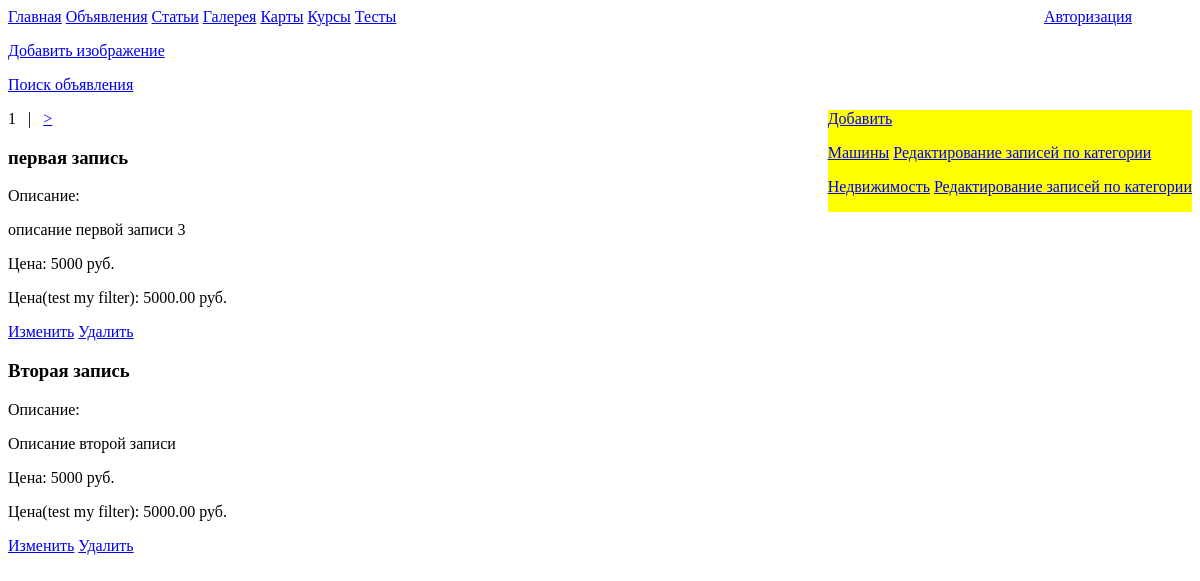
/, run on an earlier commit of the app's database.
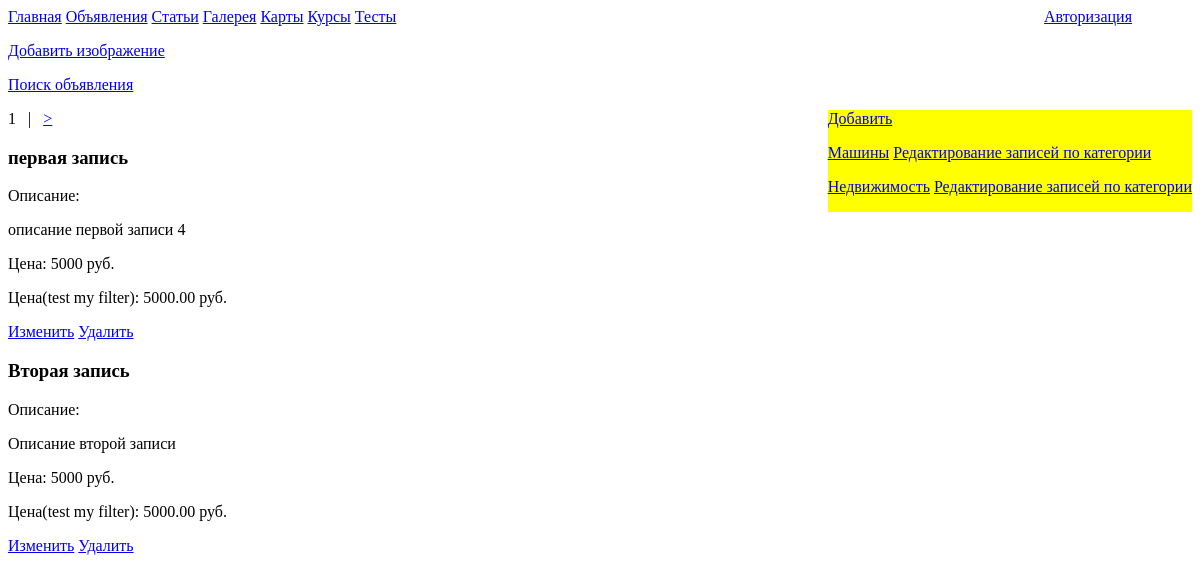
And on a later commit of the database.
### MySyte/apps/bboard/models.py (models this page shows, shortened)
class Bboard(models.Model):
	title = models.CharField('Заголовок', max_length=150)
	coast = models.FloatField('Цена')
	description = models.TextField('Описание')
	categories = models.ForeignKey(Bboard_categories, on_delete=models.CASCADE, null=True)
	class Meta:
		verbose_name = 'Объявление'
		verbose_name_plural = 'Объявления'

### MySyte/apps/bboard/views.py (the view)
# urls.py: path('', views.index, name='index'),
def index(request):
	bboard_writes = Bboard.objects.all()
	categories = Bboard_categories.objects.all()
	paginator = Paginator(bboard_writes, 2)
	if 'page' in request.GET:
		page_num = request.GET['page']
	else:
		page_num = 1
	page = paginator.get_page(page_num)
	return render(request, 'bboard/bboard.html', {'bboard_writes': page.object_list,
		'categories': categories, 'page': page})

### MySyte/apps/bboard/models.py (called while the page is built)
	def __str__(self):
		return self.categories

### MySyte/apps/bboard/templatetags/filtersandtags.py (called while the page is built)
def currency(value, name='руб.'):
	return '%1.2f %s' % (value, name)

### MySyte/templates/bboard/bboard.html (shortened to what this page needs)
{% extends 'base.html' %}
{% load static %}
{% load filtersandtags %}
{% block body %}
	<p>
		<a href="{% url 'bboard:add_img' %}">Добавить изображение</a>
	</p>
	<p>
		<a href="{% url 'bboard:searh' %}">Поиск объявления</a>
	</p>
	<div class="BlogMenuBlock" style="float: right; background-color: yellow;">
    	<a href="{% url 'bboard:add' %}">Добавить</a>
	    {% if categories %}
	        {% for categori in categories %}
	            <p><a href="{% url 'bboard:sorting' categori.id %}">{{categori}}</a>
	            	<a href="{% url 'bboard:bboard_and_categories' categori.id %}">Редактирование записей по категории</a>
	        {% endfor %}
	    {% endif %}
	</div>
	<p><div>
		{{page.number}}
		{% if page.has_next %}
			&nbsp;&nbsp;|&nbsp;&nbsp;
			<a href="?page={{page.next_page_number}}">&gt;</a>
		{% endif %}
	</div>
	{% if bboard_writes %}
		{% for bboard_write in bboard_writes %}
			<h3>{{bboard_write.title}}</h3>
			<p>Описание:</p>
			<p>{{bboard_write.description|slice:"80"}}</p>
			<p>Цена: {{bboard_write.coast|floatformat:-2}} руб.</p>
			<p>Цена(test my filter): {{bboard_write.coast|cur}}</p>
			<a href="{% url 'bboard:update' bboard_write.pk %}">Изменить</a>
			<a href="{% url 'bboard:delete' bboard_write.pk %}">Удалить</a>
		{% endfor %}
	{% endif %}
{% endblock %}

What changed in the data, as far as the page shows it:
changed Bboard "первая запись": description "описание первой записи 3" → "описание первой записи 4"
